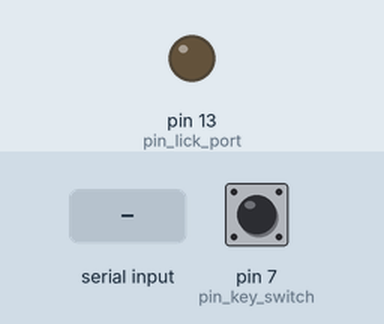
A sketch run on a simulated Arduino Uno, built with avr-gcc and run on an emulated ATmega328P. Parts: output pins drawn as LEDs (lit = HIGH). The inputs (shaded band) are chosen by the test bench; at power-on: pin 7 (pin_key_switch) LOW. What the sketch prints to the serial monitor is not drawn.

Above: at 1.2 s.
1.3 s: "1" received over Serial
3.4 s: pin 7 (pin_key_switch) pulled HIGH for 0.15 s
At 3.8 s:
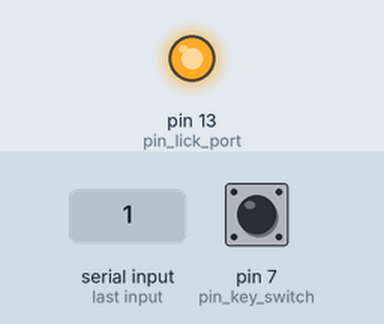
5.4 s: pin 7 (pin_key_switch) pulled HIGH for 1 s
7.9 s: pin 7 (pin_key_switch) pulsed HIGH 2 times (0.12 s each, 0.3 s apart)
11.5 s: pin 7 (pin_key_switch) driven HIGH
At 13.1 s:
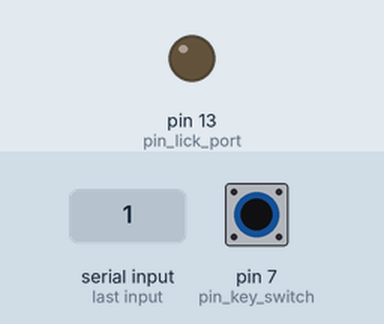
13.5 s: pin 7 (pin_key_switch) driven LOW
Timing chart, 0 to 16.5 s (numbered marks = the images above; inputs shaded):
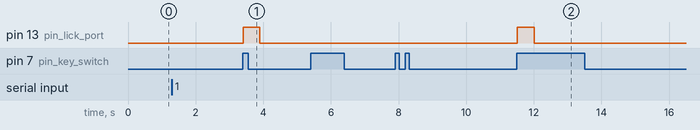

Measured:
- after the input at 1.3 s, every drawn part: stays the same
- after the input at 3.4 s, pin 13 (pin_lick_port): LOW → HIGH at once, → LOW 0.50 s later
- after the input at 5.4 s, every drawn part: stays the same
- after the input at 7.9 s, every drawn part: stays the same
- after the input at 11.5 s, pin 13 (pin_lick_port): LOW → HIGH at once, → LOW 0.50 s later
- after the input at 13.5 s, every drawn part: stays the same

The sketch:

tPrcard_tc_tmgw2022_v2.ino
```cpp
#define pin_key_switch 7
#define pin_lick_port 13

//Micro Controller Setting
int key_switch;

//Data Setting
int data_input;
int data_output;
int state =1;
int state_next;

// data
int lick_port;
int task = 0;
unsigned long start_time_ms;
unsigned long diff_time;
unsigned long pre_time;
unsigned long lickport_onoff_stm = 0;
unsigned long reward_stm = 0;
int lickport_onoff = 0;
int reward = 0;
int logging_hz = 100;
int logging_tm = 1000000/ logging_hz;


unsigned long iti_ms = 2000;
unsigned long cue_time_ms = 10000;
int reward_duration_ms = 500;
int reward_delay_ms = 500;

void setup(){
  Serial.begin(115200);
  pinMode(pin_key_switch, INPUT);
  pinMode(pin_lick_port, OUTPUT);
  digitalWrite(pin_lick_port, LOW);
  pre_time = micros();
  start_time_ms = millis();
}

void loop(){
  while(task == 0){
    if(Serial.available() > 0) {
      task = 1;
      state_next = 1;
    }
  }
  while(task == 1){
    diff_time = micros()-pre_time;
    if( diff_time >= logging_tm){
      pre_time = micros();
      key_switch    = digitalRead(pin_key_switch);
      data_input = 2*key_switch + 1;
      data_output = 2*lick_port + 1;
      state = state_next;
      Serial.write('H');
      Serial.write(data_input);
      Serial.write(data_output);
      Serial.write(state);
      switch(state){
        case 1:
          if(millis()-start_time_ms <= iti_ms){
            if(key_switch == 1){
              start_time_ms = millis();
              state_next = 1;
            }
          }else{
            start_time_ms = millis();
            state_next = 2;
          }
          break;
        case 2:
          if(millis()-start_time_ms <= cue_time_ms){
            if(key_switch == 1){
              start_time_ms = millis();
              state_next = 1;
              lickport_onoff_stm = millis();
              lickport_onoff = 1;
              /*
              reward_stm = millis();
              reward = 1;
              */
            }
          }else{
            start_time_ms = millis();
            state_next = 1;
          }
          break;
      }

      /*
      if(reward == 1){
        if (millis() - reward_stm >= reward_delay_ms) {
          lickport_onoff_stm = millis();
          lickport_onoff = 1;
          reward = 0;
        }
      }
      */


      if (millis() - lickport_onoff_stm >= reward_duration_ms) {
        lickport_onoff  = 0;
      }
      if ( lickport_onoff == 1) {
        digitalWrite(pin_lick_port, HIGH);
        lick_port = 1;
      }else{
        digitalWrite(pin_lick_port, LOW);
        lick_port = 0;
      }
    }
  }
}
```
